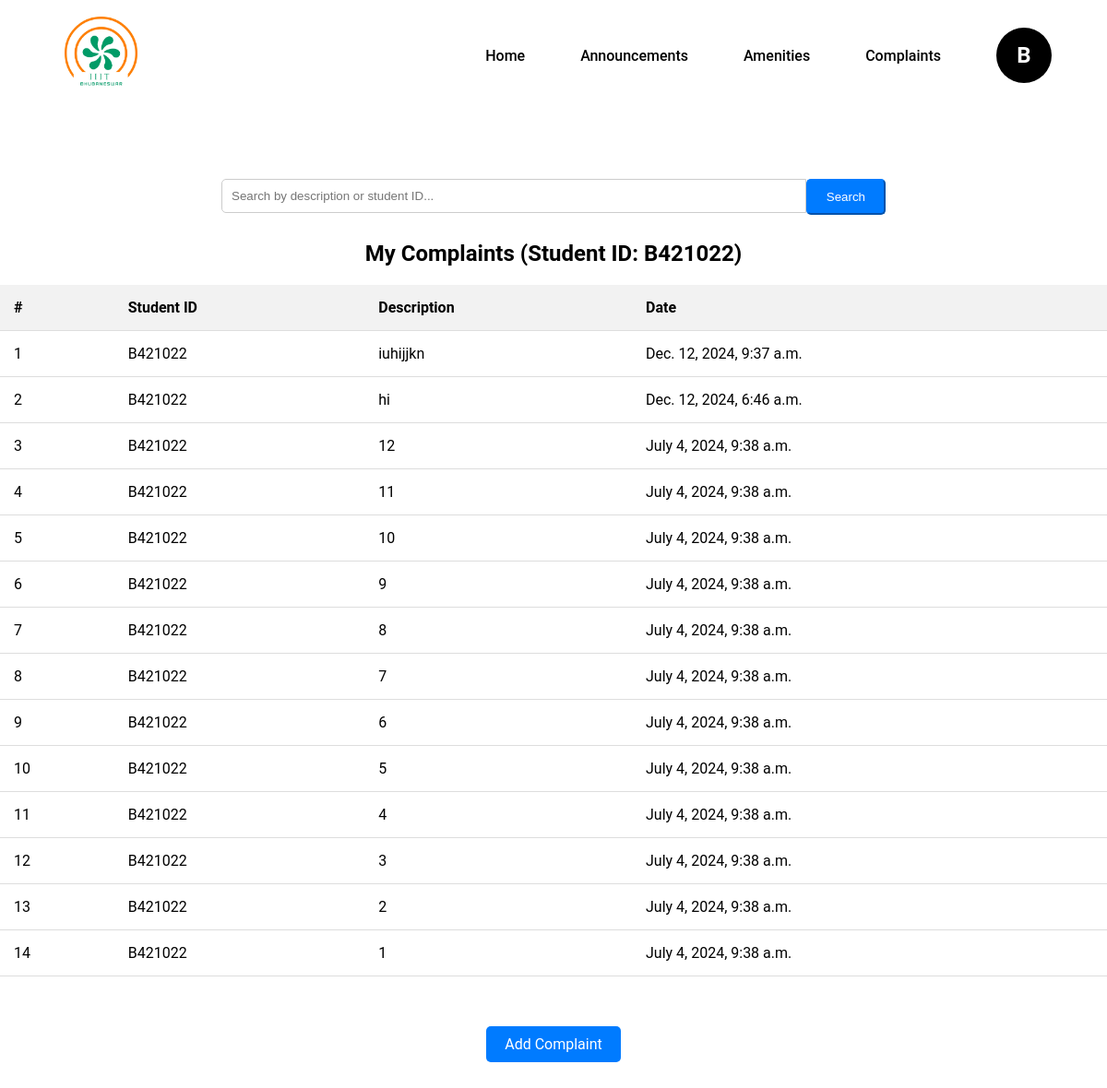
Screenshot of /complaints/ (signed in) with the database file from the repository.
### users/models.py (models this page shows, shortened)
class Complaint(models.Model):
    student_id = models.CharField(max_length=20)
    description = models.TextField()
    date_created = models.DateTimeField(auto_now_add=True)

### users/views.py (the view)
# urls.py: path('complaints/', views.student_complaints_list, name='student_complaints_list'),
@login_required
def student_complaints_list(request):
    user_id = request.user.username
    search_query = request.GET.get('search_query', '')
    complaints = Complaint.objects.filter(student_id=user_id).order_by('-date_created')
    if search_query:
        complaints = complaints.filter(description__icontains=search_query) | complaints.filter(student_id__icontains=search_query)
    return render(request, 'student_complaints_list.html', {'complaints': complaints, 'user_id': user_id})

### users/templates/student_complaints_list.html
{% extends 'base.html' %}
{% block content %}
<div class="container mt-4">
    <div class="row mb-3">
        {% load static %}
        <link rel="stylesheet" href="{% static 'css/complaints.css' %}">
        <div class="col-md-12">
            <form method="GET" action="{% url 'student_complaints_list' %}" class="form-inline search-bar">
                <div class="input-group">
                    <input type="text" class="form-control form-control-lg" name="search_query" placeholder="Search by description or student ID...">
                    <div class="input-group-prepend">
                        <button type="submit" class="btn btn-primary btn-lg">Search</button>
                    </div>
                </div>
            </form>
        </div>
    </div>
    <h2>My Complaints (Student ID: {{ user_id|capfirst }})</h2>
    <table class="table table-striped mt-3">
        <thead>
            <tr>
                <th>#</th>
                <th>Student ID</th>
                <th>Description</th>
                <th>Date</th>
            </tr>
        </thead>
        <tbody>
            {% for complaint in complaints %}
            <tr>
                <td>{{ forloop.counter }}</td>
                <td>{{ complaint.student_id|capfirst }}</td>
                <td>{{ complaint.description }}</td>
                <td>{{ complaint.date_created }}</td>
            </tr>
            {% endfor %}
        </tbody>
    </table>
    <div class="text-center mb-4 mt-4">
        <a href="{% url 'add_complaint' %}" class="btn btn-primary btn-lg">Add Complaint</a>
    </div>
</div>
{% endblock %}

### users/templates/base.html (shortened to what this page needs)
{% load static %}
<!DOCTYPE html>
<html lang="en">
<head>
    <link rel="stylesheet" href="{% static 'css/dashboard_styles.css' %}">
    <link rel="stylesheet" href="https://cdnjs.cloudflare.com/ajax/libs/font-awesome/6.0.0-beta3/css/all.min.css">
</head>
<body>
<nav>
    <div class="logo">
        <img src="{% static 'images/home_logo.png' %}" alt="Logo">
    </div>
    <div class="list-items">
        <ul class="nav-links">
            <li><a href="{% url 'student_dashboard' %}">Home</a></li>
            <li><a href="{% url 'student_notice_list' %}">Announcements</a></li>
            <li class="dropdown">
                <a href="#">Amenities</a>
            </li>
            <li><a href="{% url 'student_complaints_list' %}">Complaints</a></li>
            <li class="profile dropdown">
                <a href="#" id="profileDropdown" role="button">
                    <div class="profile-initial">{{ request.user.username|slice:":1"|capfirst }}</div>
                </a>
            </li>
        </ul>
    </div>
</nav>
<div class="container mt-4">
    {% block content %}
    {% endblock %}
</div>
</body>
</html>

### static/css/dashboard_styles.css (style rules this page uses)
* { margin: 0; padding: 0; box-sizing: border-box; }
body { font-family: 'Roboto', sans-serif; }
nav { display: flex; align-items: center; justify-content: space-between; background-color: white; padding: 0 20px; width: 100%; height: 120px; margin: 0; }
.logo img { height: 80px; margin-left: 50px; }
.nav-links { list-style: none; display: flex; flex: 1; justify-content: flex-end; align-items: center; }
.nav-links li { position: relative; margin-right: 20px; }
.nav-links a { font-size: 16px; font-weight: 550; color: black; text-decoration: none; padding: 15px 20px; display: block; }
.profile { display: flex; align-items: center; cursor: pointer; }
.profile-initial { width: 60px; height: 60px; background-color: black; color: white; display: flex; align-items: center; justify-content: center; border-radius: 50%; font-size: 24px; font-weight: bold; }

### static/css/complaints.css (style rules this page uses)
.container { margin-top: 4rem; }
h2 { text-align: center; margin-bottom: 20px; }
.search-bar .input-group { width: 60%; margin: 0 auto 20px; display: flex; }
.search-bar .form-control { flex: 1; padding: 10px; border-radius: 5px 0 0 5px; border: 1px solid #ccc; }
.table { width: 100%; border-collapse: collapse; }
.table th, .table td { padding: 15px; text-align: left; border-bottom: 1px solid #ddd; }
.table th { background-color: #f2f2f2; }
.text-center { text-align: center; }
.text-center .btn { padding: 10px 20px; border-radius: 5px; background-color: #007bff; color: white; text-decoration: none; }
.mb-4 { margin-bottom: 4rem !important; }
.mt-4 { margin-top: 4rem !important; }
form { margin-top: 20px; }
form .btn-primary { background-color: #007bff; border-color: #007bff; padding: 10px 20px; border-radius: 5px; color: white; margin-top: 10px; }
form input, form textarea, form select { width: 40%; padding: 10px; margin: 10px 0; border-radius: 5px; border: 1px solid #ccc; }

### rows the page displays
Complaint: student_id "B421022", description "iuhijjkn", date_created "Dec. 12, 2024, 9:37 a.m."
Complaint: student_id "B421022", description "hi", date_created "Dec. 12, 2024, 6:46 a.m."
Complaint: student_id "B421022", description "12", date_created "July 4, 2024, 9:38 a.m."
Complaint: student_id "B421022", description "11", date_created "July 4, 2024, 9:38 a.m."
Complaint: student_id "B421022", description "10", date_created "July 4, 2024, 9:38 a.m."
Complaint: student_id "B421022", description "9", date_created "July 4, 2024, 9:38 a.m."
Complaint: student_id "B421022", description "8", date_created "July 4, 2024, 9:38 a.m."
Complaint: student_id "B421022", description "7", date_created "July 4, 2024, 9:38 a.m."
Complaint: student_id "B421022", description "6", date_created "July 4, 2024, 9:38 a.m."
Complaint: student_id "B421022", description "5", date_created "July 4, 2024, 9:38 a.m."
Complaint: student_id "B421022", description "4", date_created "July 4, 2024, 9:38 a.m."
Complaint: student_id "B421022", description "3", date_created "July 4, 2024, 9:38 a.m."
Complaint: student_id "B421022", description "2", date_created "July 4, 2024, 9:38 a.m."
Complaint: student_id "B421022", description "1", date_created "July 4, 2024, 9:38 a.m."

### other values shown
{{ request.user.username|slice:":1"|capfirst }} "B"
{{ user_id|capfirst }} "B421022"
